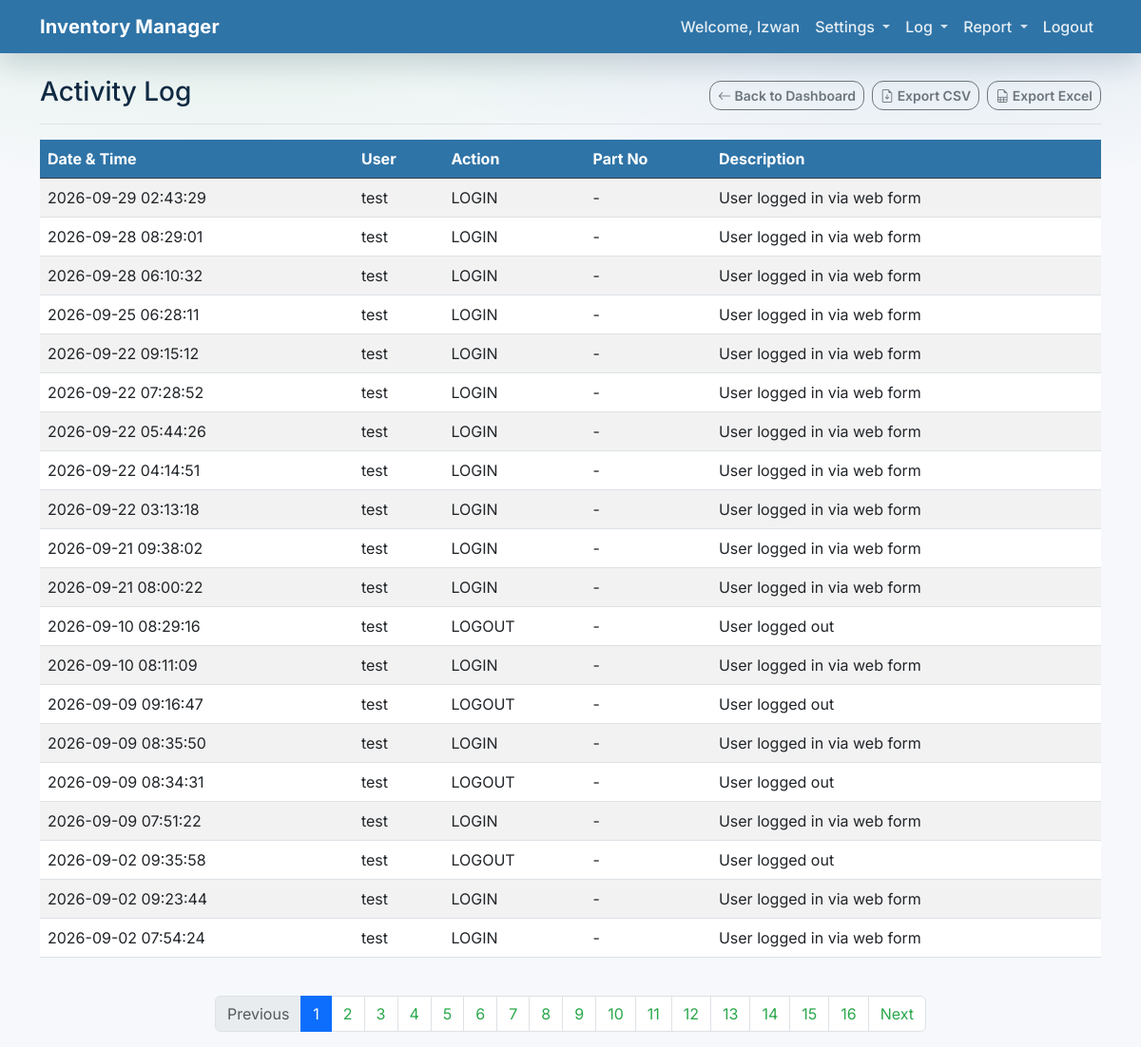
The app's page /activity-log (signed in) with its own data.
### app/models.py (models this page shows)
class User(Base):
    __tablename__ = "users"
    id = Column(Integer, primary_key=True, index=True)
    email = Column(String, unique=True, index=True)
    hashed_password = Column(String)
    full_name = Column(String, nullable=True)
    is_active = Column(Boolean, default=True)
    is_admin = Column(Boolean, default=False)

class ActivityLog(Base):
    __tablename__ = "activity_logs"
    id = Column(Integer, primary_key=True, index=True)
    user_id = Column(Integer, ForeignKey("users.id"), nullable=True)
    action = Column(String, index=True)
    part_id = Column(Integer, ForeignKey("sku_parts.id"), nullable=True)
    description = Column(String, nullable=True)
    created_at = Column(DateTime(timezone=True), server_default=func.now())
    user = relationship("User")
    part = relationship("SkuPart")

### app/main.py (the view)
@app.get("/activity-log", response_class=HTMLResponse)
async def activity_log(
    request: Request,
    page: int = 1,
    limit: int = 20,
    db: Session = Depends(get_db),
):
    user = await auth.get_current_user_from_cookie(request, db)
    if not user:
        return RedirectResponse(url="/login?session_expired=true")
    skip = (page - 1) * limit
    logs, total_count = crud.get_activity_logs(db, skip=skip, limit=limit)
    total_pages = (total_count + limit - 1) // limit
    return templates.TemplateResponse(
        request,
        "activity_log.html",
        {
            "request": request,
            "user": user,
            "logs": logs,
            "page": page,
            "limit": limit,
            "total_pages": total_pages,
            "total_count": total_count,
        },
    )

### app/templates/activity_log.html (shortened to what this page needs)
{% extends "base.html" %}
{% block content %}
<div class="d-flex justify-content-between flex-wrap flex-md-nowrap align-items-center pb-2 mb-3 border-bottom">
    <h2 class="h3">Activity Log</h2>
    <div class="btn-toolbar mb-2 mb-md-0 gap-2">
        <a href="/" class="btn btn-outline-secondary btn-sm">
            <i class="bi bi-arrow-left"></i> Back to Dashboard
        </a>
        <a href="/export/activity-log.csv" class="btn btn-sm btn-outline-secondary">
            <i class="bi bi-file-earmark-arrow-down"></i> Export CSV
        </a>
        <a href="/export/activity-log.xlsx" class="btn btn-sm btn-outline-secondary">
            <i class="bi bi-file-earmark-spreadsheet"></i> Export Excel
        </a>
    </div>
</div>
<div class="table-responsive">
    <table class="table table-striped table-hover align-middle">
        <thead class="table-dark">
            <tr>
                <th scope="col">Date &amp; Time</th>
                <th scope="col">User</th>
                <th scope="col">Action</th>
                <th scope="col">Part No</th>
                <th scope="col">Description</th>
            </tr>
        </thead>
        <tbody>
            {% for log in logs %}
            <tr>
                <td>{{ log.created_at.strftime("%Y-%m-%d %H:%M:%S") if log.created_at else "" }}</td>
                <td>{{ log.user.full_name or log.user.email if log.user else "-" }}</td>
                <td>{{ log.action }}</td>
                <td>{{ log.part.sku if log.part else "-" }}</td>
                <td>{{ log.description or "" }}</td>
            </tr>
            {% else %}
            <tr>
                <td colspan="5" class="text-center py-4 text-muted">
                    No activity recorded yet.
                </td>
            </tr>
            {% endfor %}
        </tbody>
    </table>
</div>
<nav aria-label="Activity log pagination" class="mt-4">
    <ul class="pagination justify-content-center">
        <li class="page-item {% if page == 1 %}disabled{% endif %}">
            <a class="page-link" href="/activity-log?page={{ page - 1 }}&limit={{ limit }}">Previous</a>
        </li>
        {% for p in range(1, total_pages + 1) %}
        <li class="page-item {% if p == page %}active{% endif %}">
            <a class="page-link" href="/activity-log?page={{ p }}&limit={{ limit }}">{{ p }}</a>
        </li>
        {% endfor %}
        <li class="page-item {% if page == total_pages %}disabled{% endif %}">
            <a class="page-link" href="/activity-log?page={{ page + 1 }}&limit={{ limit }}">Next</a>
        </li>
    </ul>
</nav>
{% endblock %}

### app/templates/base.html (shortened to what this page needs)
<!DOCTYPE html>
<html lang="en">
<head>
    <link href="https://cdn.jsdelivr.net/npm/bootstrap@5.3.0/dist/css/bootstrap.min.css" rel="stylesheet">
    <link rel="stylesheet" href="https://cdn.jsdelivr.net/npm/bootstrap-icons@1.11.0/font/bootstrap-icons.css">
    <link rel="stylesheet" href="https://cdn.jsdelivr.net/npm/ag-grid-community/styles/ag-grid.css">
</head>
<body>
    {% block body_content %}
    <nav class="navbar navbar-expand-lg navbar-dark bg-primary mb-4">
        <div class="container">
            <a class="navbar-brand" href="/">Inventory Manager</a>
            <div class="collapse navbar-collapse" id="navbarNav">
                <ul class="navbar-nav ms-auto">
                    {% if user %}
                    <li class="nav-item">
                        <span class="nav-link text-white">Welcome, {{ user.full_name or user.email }}</span>
                    </li>
                    <li class="nav-item dropdown">
                        <a class="nav-link dropdown-toggle" href="#" id="settingsDropdown" role="button" data-bs-toggle="dropdown" aria-expanded="false">
                            Settings
                        </a>
                    </li>
                    <li class="nav-item dropdown">
                        <a class="nav-link dropdown-toggle" href="#" id="logDropdown" role="button" data-bs-toggle="dropdown" aria-expanded="false">
                            Log
                        </a>
                    </li>
                    <li class="nav-item dropdown">
                        <a class="nav-link dropdown-toggle" href="#" id="reportDropdown" role="button" data-bs-toggle="dropdown" aria-expanded="false">
                            Report
                        </a>
                    </li>
                    <li class="nav-item">
                        <a class="nav-link" href="/logout">Logout</a>
                    </li>
                    {% endif %}
                </ul>
            </div>
        </div>
    </nav>
    <div class="container">
        {% block content %}{% endblock %}
    </div>
    {% endblock %}
</body>
</html>

### app/templates/base.html (style rules this page uses)
:root { --bb-navy: #2f74a7; --bb-navy-hover: #275f88; --bb-teal: #2aa84a; --bb-teal-hover: #228a3d; --bb-bg: #f6f8fb; --bb-surface: #ffffff; --bb-border: #e6edf5; --bb-text: #102a43; --bb-muted: #6b7a90; --bs-primary: var(--bb-navy); --bs-link-color: var(--bb-teal); --bs-link-hover-color: var(--bb-teal-hover); --bs-body-font-family: Inter, system-ui, -apple-system, "Segoe UI", Roboto, "Helvetica Neue", Arial, "Noto Sans", "Liberation Sans", sans-serif; }
body { background: radial-gradient(900px 300px at 20% 0%, rgba(42, 168, 74, 0.10), rgba(42, 168, 74, 0.0) 65%), radial-gradient(900px 300px at 80% 0%, rgba(47, 116, 167, 0.12), rgba(47, 116, 167, 0.0) 65%), var(--bb-bg); color: var(--bb-text); }
.navbar.bg-primary { background-color: var(--bb-navy) !important; box-shadow: 0 10px 30px rgba(16, 42, 67, 0.18); }
.navbar-brand { font-weight: 700; letter-spacing: 0.2px; }
.nav-link { font-weight: 500; }
.navbar .nav-link { color: rgba(255, 255, 255, 0.88) !important; }
.navbar .dropdown-toggle::after { opacity: 0.9; }
.btn { border-radius: 12px; font-weight: 600; }
.table-dark { --bs-table-bg: var(--bb-navy); --bs-table-striped-bg: rgba(255, 255, 255, 0.04); --bs-table-striped-color: #ffffff; --bs-table-color: #ffffff; }

### records on screen
User: full_name "Izwan"
ActivityLog: created_at "2026-09-29 02:43:29", user "test", action "LOGIN", part "-", description "User logged in via web form"
ActivityLog: created_at "2026-09-28 08:29:01", user "test", action "LOGIN", part "-", description "User logged in via web form"
ActivityLog: created_at "2026-09-28 06:10:32", user "test", action "LOGIN", part "-", description "User logged in via web form"
ActivityLog: created_at "2026-09-25 06:28:11", user "test", action "LOGIN", part "-", description "User logged in via web form"
ActivityLog: created_at "2026-09-22 09:15:12", user "test", action "LOGIN", part "-", description "User logged in via web form"
ActivityLog: created_at "2026-09-22 07:28:52", user "test", action "LOGIN", part "-", description "User logged in via web form"
ActivityLog: created_at "2026-09-22 05:44:26", user "test", action "LOGIN", part "-", description "User logged in via web form"
ActivityLog: created_at "2026-09-22 04:14:51", user "test", action "LOGIN", part "-", description "User logged in via web form"
ActivityLog: created_at "2026-09-22 03:13:18", user "test", action "LOGIN", part "-", description "User logged in via web form"
ActivityLog: created_at "2026-09-21 09:38:02", user "test", action "LOGIN", part "-", description "User logged in via web form"
ActivityLog: created_at "2026-09-21 08:00:22", user "test", action "LOGIN", part "-", description "User logged in via web form"
ActivityLog: created_at "2026-09-10 08:29:16", user "test", action "LOGOUT", part "-", description "User logged out"
ActivityLog: created_at "2026-09-10 08:11:09", user "test", action "LOGIN", part "-", description "User logged in via web form"
ActivityLog: created_at "2026-09-09 09:16:47", user "test", action "LOGOUT", part "-", description "User logged out"
ActivityLog: created_at "2026-09-09 08:35:50", user "test", action "LOGIN", part "-", description "User logged in via web form"
ActivityLog: created_at "2026-09-09 08:34:31", user "test", action "LOGOUT", part "-", description "User logged out"
ActivityLog: created_at "2026-09-09 07:51:22", user "test", action "LOGIN", part "-", description "User logged in via web form"
ActivityLog: created_at "2026-09-02 09:35:58", user "test", action "LOGOUT", part "-", description "User logged out"
ActivityLog: created_at "2026-09-02 09:23:44", user "test", action "LOGIN", part "-", description "User logged in via web form"
ActivityLog: created_at "2026-09-02 07:54:24", user "test", action "LOGIN", part "-", description "User logged in via web form"

### other values on screen
{{ p }} "1" "2" "3" "4" "5" "6" "7" "8" "9" "10" "11" "12" "13" "14" "15" "16"
